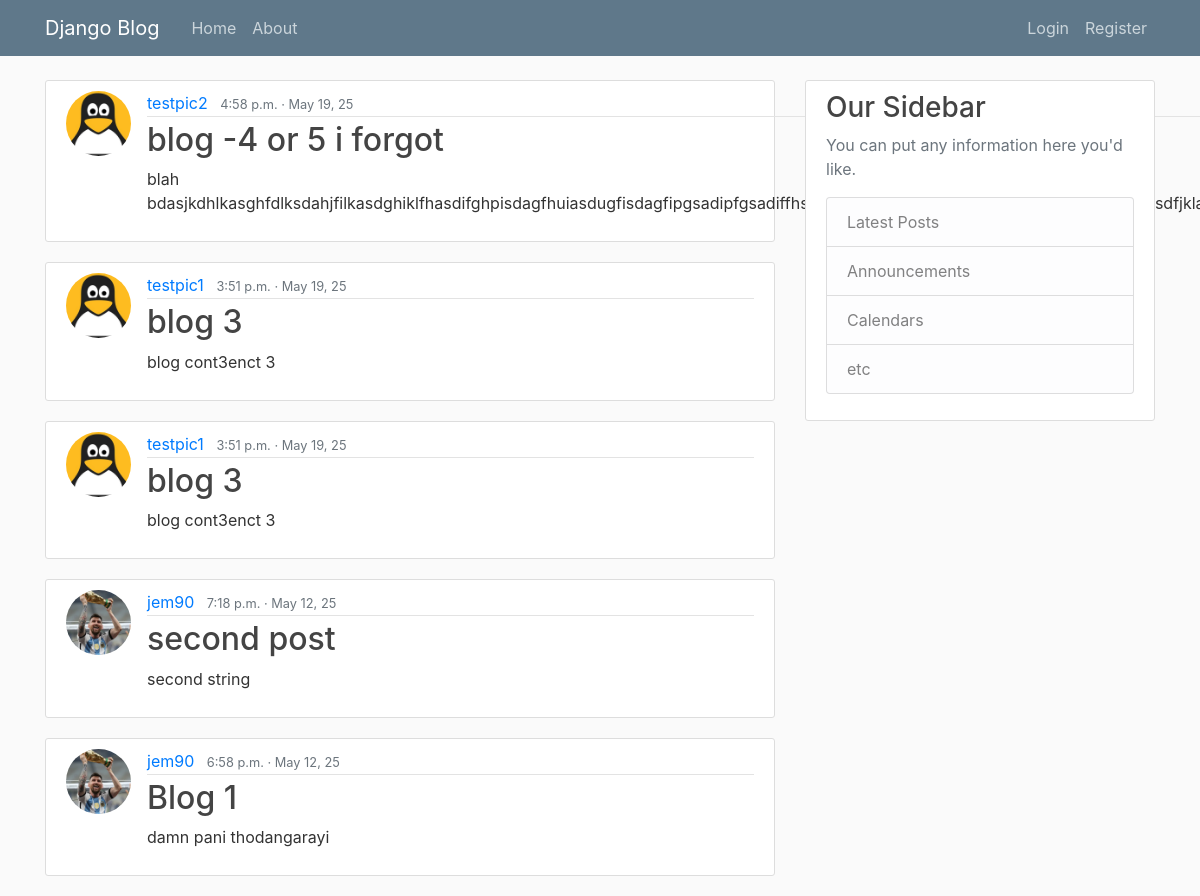
The app's page /, older data.
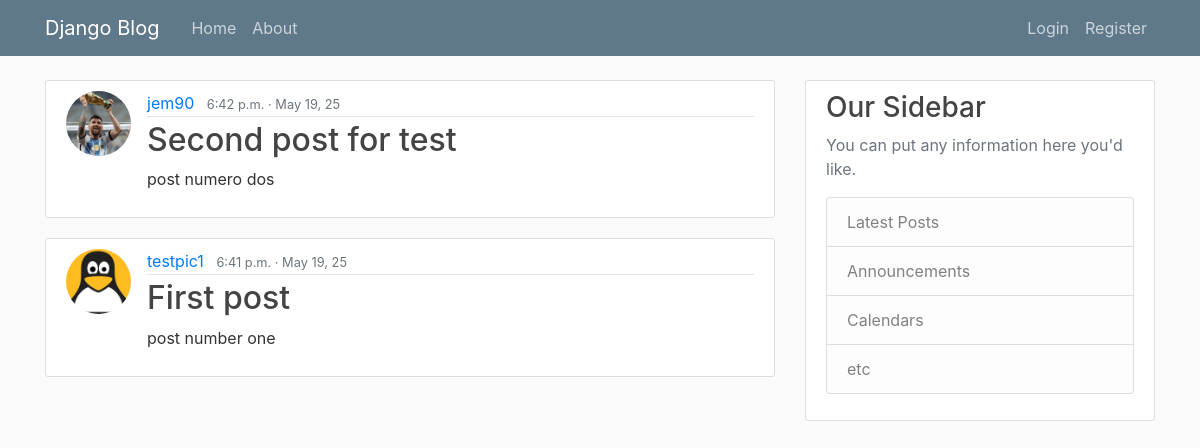
The same page, newer data.
### blog/models.py (models this page shows, shortened)
class Post(models.Model):
    title = models.CharField(max_length=200)
    date = models.DateTimeField(default=timezone.now)
    content = models.TextField()
    author = models.ForeignKey(User, on_delete=models.CASCADE)

### users/models.py (models this page shows, shortened)
class Profile(models.Model):
    user = models.OneToOneField(User, on_delete=models.CASCADE)
    image = models.ImageField(default="default.jpg", upload_to="profile_pics")

### blog/views.py (the view)
# urls.py: path("", PostListView.as_view(), name="blog-home"),
class PostListView(ListView):
    context_object_name = "posts"
    model = Post
    template_name = "blog/home.html"
    ordering = ["-date"]
    paginate_by = 5

### blog/templates/blog/home.html (shortened to what this page needs)
{% extends "blog/base.html" %}
{% block content %}
    {% for post in posts %}
        <article class="media content-section">
        <img class="rounded-circle article-img" src="{{ post.author.profile.image.url }}" alt="">
          <div class="media-body">
            <div class="article-metadata">
      <a class="mr-2" href="{% url 'user-posts' post.author.username %}"
        >{{ post.author }}</a
      >
              <small class="text-muted">{{ post.date|date:"P · M j, y"}}</small>
            </div>
            <h2><a class="article-title" href="{% url 'post-detail' post.id %}">{{ post.title }}</a></h2>
            <p class="article-content">{{ post.content }}</p>
          </div>
        </article>
    {% endfor %}
{% endblock content %}

Row changes from the older to the newer data that the page shows:
removed Post: author.profile.image (placeholder picture), author "testpic2", date "4:58 p.m. · May 19, 25", title "blog -4 or 5 i forgot", content "blah…"
removed Post: author.profile.image (placeholder picture), author "testpic1", date "3:51 p.m. · May 19, 25", title "blog 3", content "blog cont3enct 3"
removed Post: author.profile.image (placeholder picture), author "testpic1", date "3:51 p.m. · May 19, 25", title "blog 3", content "blog cont3enct 3"
removed Post: author.profile.image (picture), author "jem90", date "7:18 p.m. · May 12, 25", title "second post", content "second string"
removed Post: author.profile.image (picture), author "jem90", date "6:58 p.m. · May 12, 25", title "Blog 1", content "damn pani thodangarayi"
added Post: author.profile.image (picture), author "jem90", date "6:42 p.m. · May 19, 25", title "Second post for test", content "post numero dos"
added Post: author.profile.image (placeholder picture), author "testpic1", date "6:41 p.m. · May 19, 25", title "First post", content "post number one"
